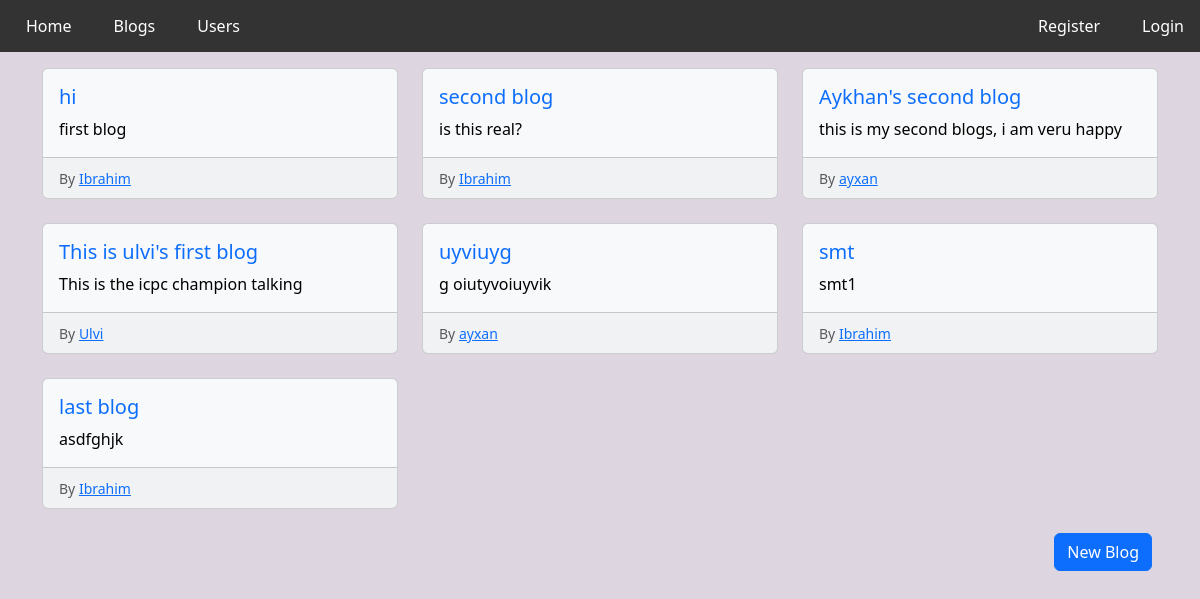
The page /bilqram/blogs on the database as committed earlier.
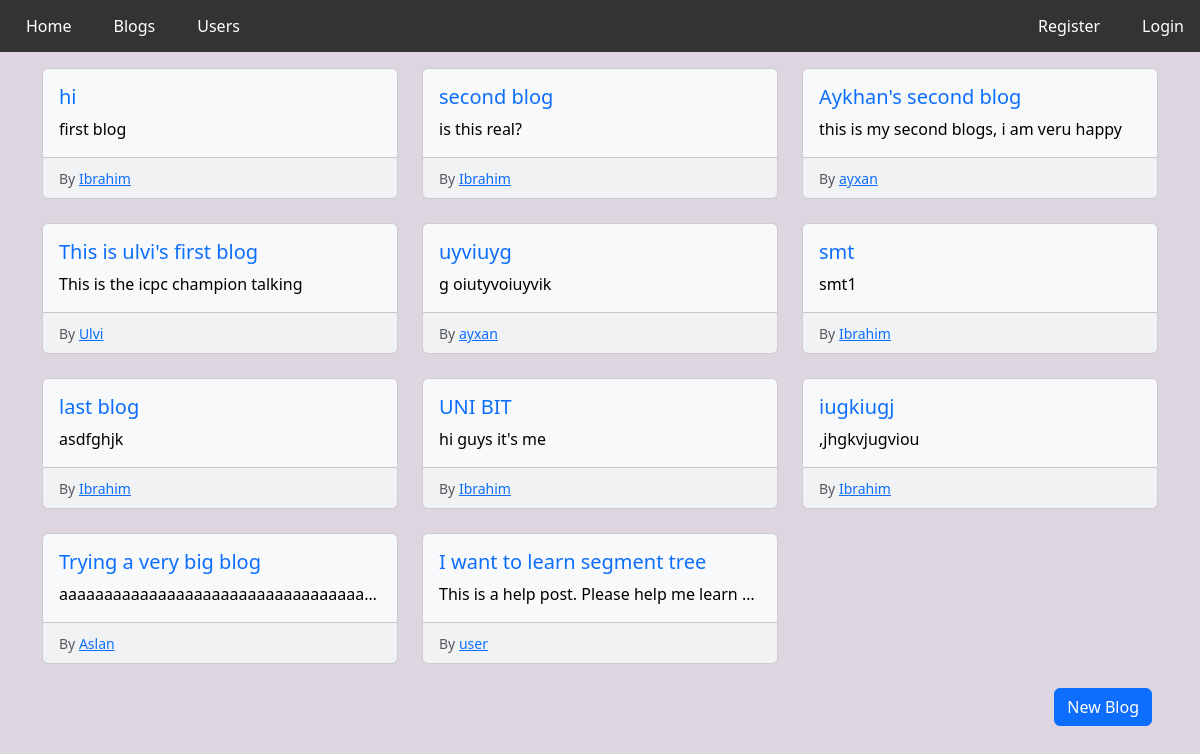
The same page on the database as committed later.
### Bilqram/models.py (models this page shows, shortened)
class Content(models.Model):
    title = models.CharField(max_length=100)
    content = models.TextField()
    author = models.ForeignKey(User, on_delete=models.CASCADE)
    pub_date = models.DateTimeField()
    editable = models.BooleanField(default=False)

class Blog(Content):
    pass

class Content(models.Model):
    title = models.CharField(max_length=100)
    content = models.TextField()
    author = models.ForeignKey(User, on_delete=models.CASCADE)
    pub_date = models.DateTimeField()
    editable = models.BooleanField(default=False)

class User(models.Model):
    username = models.CharField(max_length=20)
    password = models.CharField(max_length=30)
    email = models.EmailField()
    name = models.CharField(max_length=15)
    surname = models.CharField(max_length=15)
    profile_pic = models.ImageField(upload_to='Bilqram/Images/Profile_Pictures')
    contributionScore = models.IntegerField(default=0)

### Bilqram/views.py (the view)
# urls.py: path('blogs', views.blogs, name='blogs'),
def blogs(request):
    blog_list = Blog.objects.all()
    context = {
        'blogs': blog_list
    }
    return render(request, 'Bilqram/blogs.html', context)

### Bilqram/templates/Bilqram/blogs.html (shortened to what this page needs)
{% extends 'Bilqram/base.html' %}
{% block content %}
<div class="container mt-3">
  <div class="row row-cols-1 row-cols-md-3 g-4">
    {% if blogs %}
        {% for blog in blogs %}
            <div class="col">
                <div class="card h-100 text-bg-light">
                    <div class="card-body">
                        <h5 class="card-title"><a href="{% url 'Bilqram:blog' blog.id %}" class="link-primary link-underline link-underline-opacity-0 link-underline-opacity-25-hover">{{ blog.title }}</a></h5>
                        <p class="card-text text-truncate">{{ blog.content }}</p>
                    </div>
                    <div class="card-footer">
                        <small class="text-muted">By <a href="{% url "Bilqram:user" blog.author.username %}">{{ blog.author.name }}</a></small>
                    </div>
                </div>
            </div>
        {% endfor %}
    {% else %}
        <p>No blogs found.</p>
    {% endif %}
  </div>
</div>
<br>
<a href="{% url 'Bilqram:newBlog' %}" style="float: right" class="me-5"><button type="button" class="btn btn-primary">New Blog</button></a>
{% endblock %}

### Bilqram/templates/Bilqram/base.html (shortened to what this page needs)
<!DOCTYPE html>
<link href="https://cdn.jsdelivr.net/npm/bootstrap@5.3.3/dist/css/bootstrap.min.css" rel="stylesheet">
<html lang="en">
<head>
</head>
<body style="background-color:#ddd6e1;">
<div class="topnav">
    <ul>
        <li><a href="{% url 'Bilqram:home' %}">Home</a></li>
        <li><a href="{% url 'Bilqram:blogs' %}">Blogs</a></li>
        <li><a href="{% url 'Bilqram:users' %}">Users</a></li>
        {% if not user.is_authenticated %}
            <li class="rightNav"><a href="{% url 'Bilqram:login' %}">Login</a></li>
            <li class="rightNav"><a href="{% url 'Bilqram:register' %}">Register</a></li>
        {% else %}
            <li class="rightNav"><a href="{% url 'Bilqram:user' user.username %}">{{ user.username }}</a></li>
            <li class="rightNav"><a href="{% url 'Bilqram:logout' %}">Logout</a></li>
        {% endif %}
    </ul>
</div>
<div id="content">
{% block content %}
{% endblock %}
</div>
</body>
</html>

### Bilqram/templates/Bilqram/base.html (style rules this page uses)
.topnav ul { list-style-type: none; margin: 0; padding: 0; overflow: hidden; background-color: #333; }
.topnav li { float: left; margin-left: 10px; }
.topnav .rightNav { float: right; }
.topnav li a { display: block; color: white; text-align: center; padding: 14px 16px; text-decoration: none; }

Rows that differ between the two databases and show on the page:
added Blog: title "UNI BIT", content "hi guys it's me", author.name "Ibrahim"
added Blog: title "iugkiugj", content ",jhgkvjugviou", author.name "Ibrahim"
added Blog: title "Trying a very big blog", content "aaaaaaaaaaaaaaaaaaaaaaaaaaaaaaaaaa…", author.name "Aslan"
added Blog: title "I want to learn segment tree", content "This is a help post. Please help me learn…", author.name "user"
